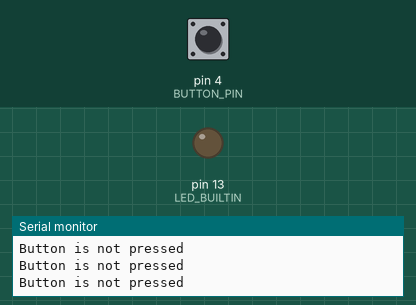
Bench run of a sketch on a simulated Arduino Uno, built with avr-gcc and run on an emulated ATmega328P. Shown: output pins drawn as LEDs (lit = HIGH), the last lines printed to the serial monitor. Inputs (shaded band) come from the test bench; at power-on: pin 4 (BUTTON_PIN) HIGH.

Above: at 1.2 s.
1.3 s: pin 4 (BUTTON_PIN) pulled LOW for 0.15 s
At 1.4 s:
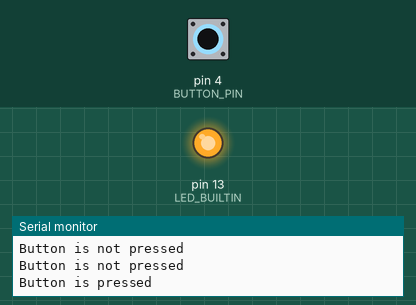
3.0 s: pin 4 (BUTTON_PIN) pulled LOW for 3.2 s
At 6.5 s:
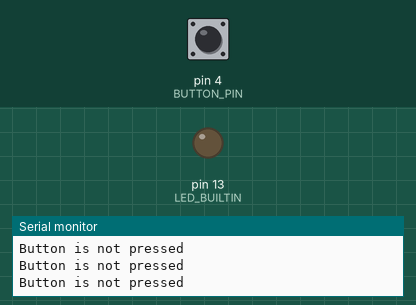
Timing chart, 0 to 8.0 s (numbered marks = the images above; inputs shaded):
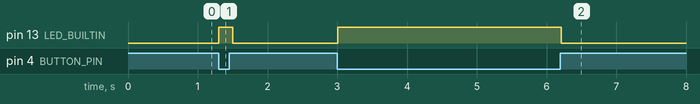

The sketch:

project3.1.ino
```cpp
#include "arduino_secrets.h"

#define BUTTON_PIN 4

void setup()
{
  Serial.begin(9600);
  pinMode(BUTTON_PIN, INPUT_PULLUP);
  pinMode(LED_BUILTIN, OUTPUT);
}

void loop()
{
  byte buttonState = digitalRead(BUTTON_PIN);

  if (buttonState == LOW) {
      Serial.println("Button is pressed");
      digitalWrite(LED_BUILTIN, HIGH);
  }
  else {
      Serial.println("Button is not pressed");
      digitalWrite(LED_BUILTIN, LOW);
  }
  delay(100);
}
```

arduino_secrets.h
```cpp

```

Measured:
- after the input at 1.3 s, pin 13 (LED_BUILTIN): LOW → HIGH at once, → LOW 0.20 s later
- after the input at 3.0 s, pin 13 (LED_BUILTIN): LOW → HIGH at once, → LOW 3.2 s later
